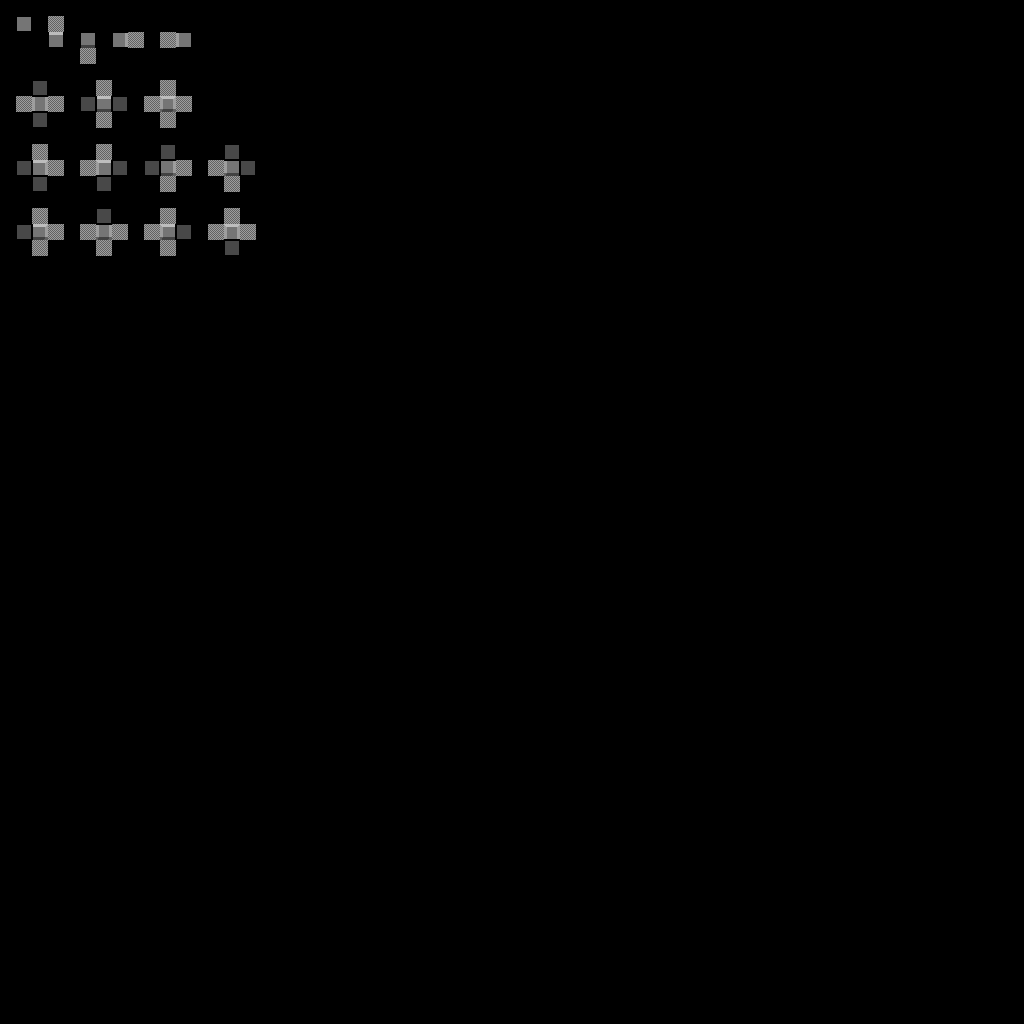

Below is a game level as drawn by its tile map, then a one-line description and the .tmx that defines it (tile-layer data replaced by summaries):
An orthogonal 64x64 tile map with 16x16 px tiles, 2 tile layers (input_prototype, output_terrain).

<map version="1.10" tiledversion="1.11.0" orientation="orthogonal" renderorder="right-down" width="64" height="64" tilewidth="16" tileheight="16" infinite="0" nextlayerid="4" nextobjectid="1">
 <properties>
  <property name="DeleteTiles" type="bool" value="true" />
 </properties>
 <tileset firstgid="1" source="../basicTileset.tsx" />
 <layer id="2" name="input_prototype" width="64" height="64" opacity="0.62">
  <data>[4096 cells, 64 non-empty, 2 distinct tile ids]</data>
 </layer>
 <layer id="3" name="output_terrain" width="64" height="64">
  <data>[4096 cells, 16 non-empty, 16 distinct tile ids]</data>
 </layer>
</map>
